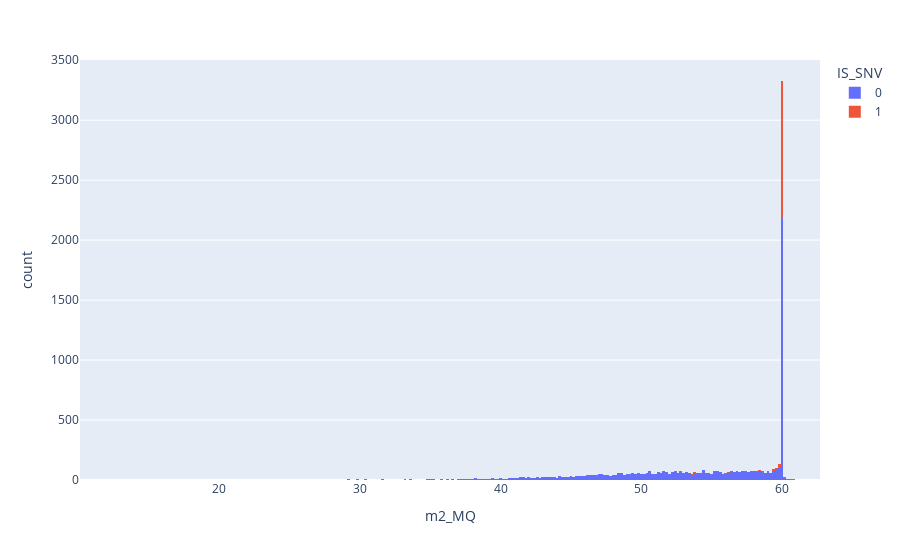

The code cell stored with this chart in its notebook:
### Code cell
# fig = px.scatter(real1_df, x=real1_df.index, y="vs_SSC", color="IS_SNV")
fig = px.histogram(real1_df, x="m2_MQ", color="IS_SNV")
fig.show()

### Figure 1 — Plotly figure (JSON) as saved in the notebook; plotly's stock layout.template omitted (floating-point values rounded to 4 significant figures; data arrays with more than 128 entries replaced by an {"elided": "..."} marker saying what was removed)
{"data": [{"alignmentgroup": "True", "bingroup": "x", "hovertemplate": "IS_SNV=0<br>m2_MQ=%{x}<br>count=%{y}<extra></extra>", "legendgroup": "0", "marker": {"color": "#636efa", "pattern": {"shape": ""}}, "name": "0", "offsetgroup": "0", "orientation": "v", "showlegend": true, "type": "histogram", "x": {"elided": "48046 float values"}, "xaxis": "x", "yaxis": "y"}, {"alignmentgroup": "True", "bingroup": "x", "hovertemplate": "IS_SNV=1<br>m2_MQ=%{x}<br>count=%{y}<extra></extra>", "legendgroup": "1", "marker": {"color": "#EF553B", "pattern": {"shape": ""}}, "name": "1", "offsetgroup": "1", "orientation": "v", "showlegend": true, "type": "histogram", "x": {"elided": "1274 float values"}, "xaxis": "x", "yaxis": "y"}], "layout": {"barmode": "relative", "legend": {"title": {"text": "IS_SNV"}, "tracegroupgap": 0}, "margin": {"t": 60}, "xaxis": {"anchor": "y", "domain": [0, 1], "title": {"text": "m2_MQ"}}, "yaxis": {"anchor": "x", "domain": [0, 1], "title": {"text": "count"}}}}
